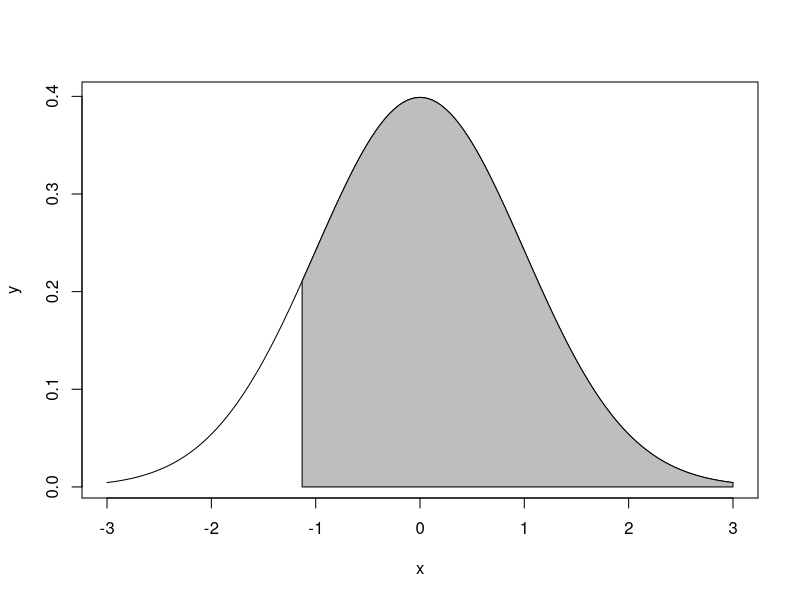
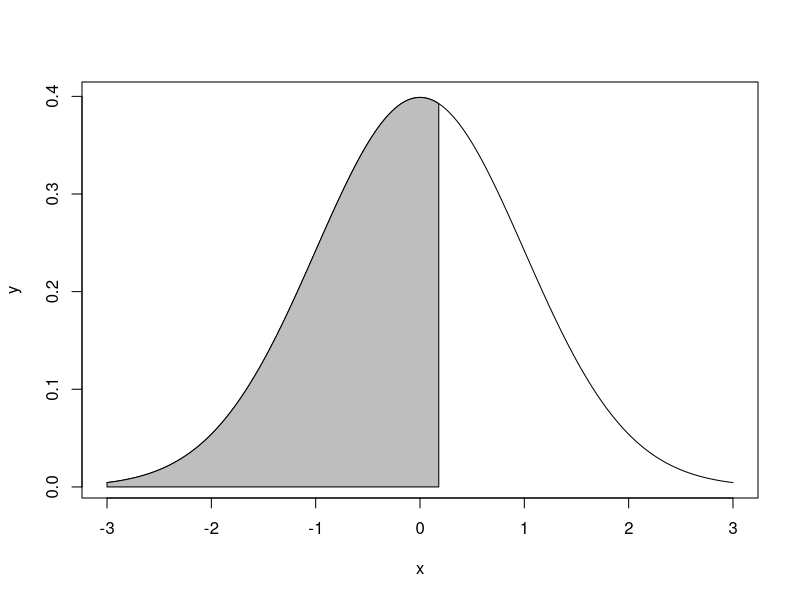
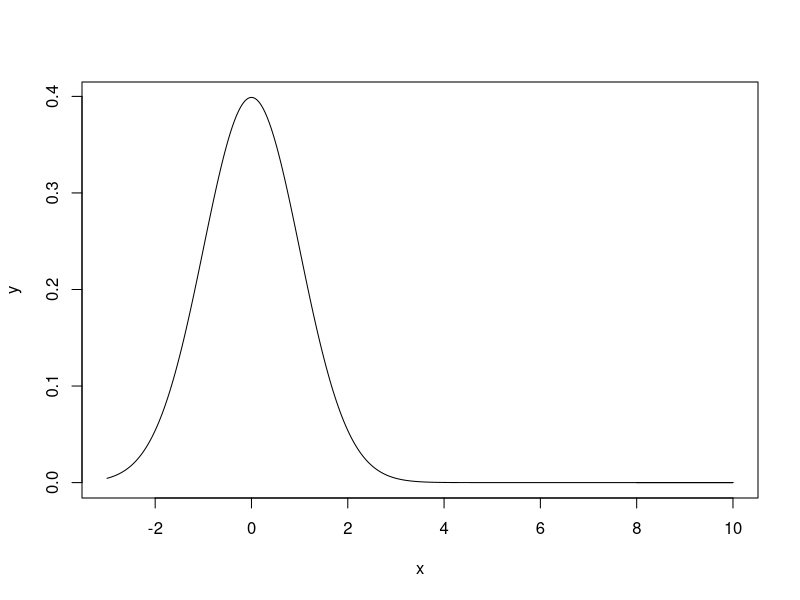
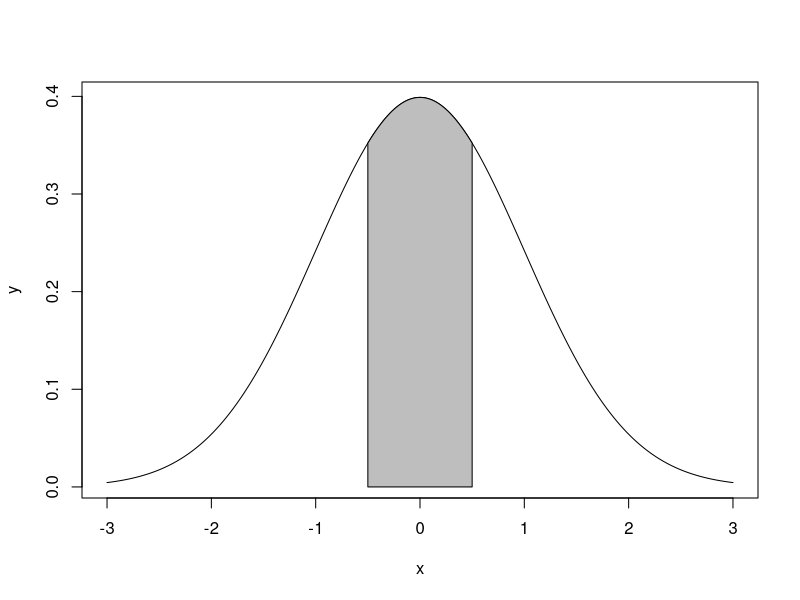
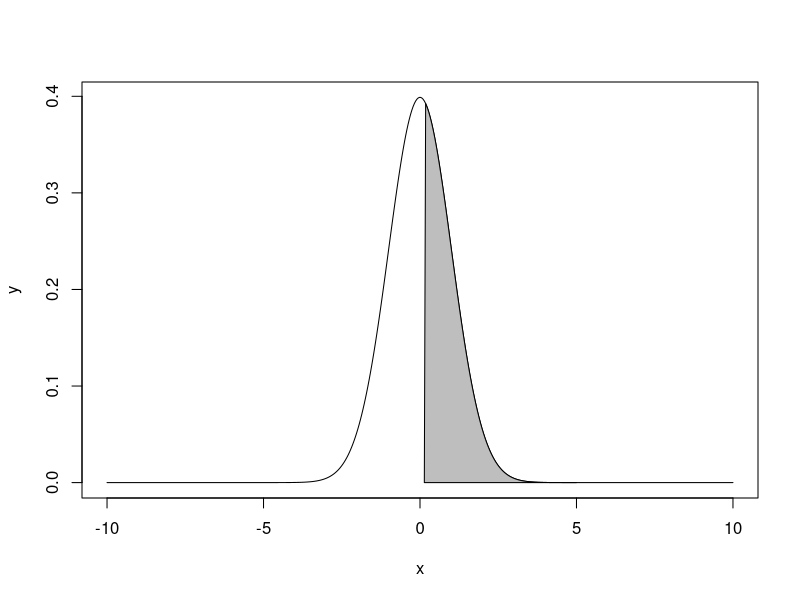
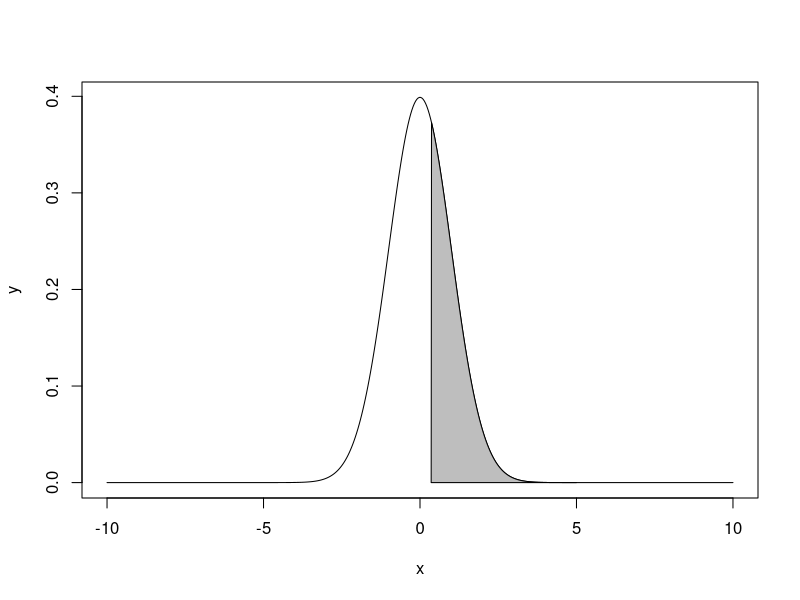

These charts were generated, in order, by the following R code:
## ---- chunk 1
x=seq(-3,3,length=500)
y=dnorm(x,mean=0,sd=1)
plot(x,y,type="l")
x=seq(-1.13,3,length=100)
y=dnorm(x,mean=0,sd=1)
polygon(c(-1.13,x,3),c(0,y,0),col="grey")
## ---- chunk 2
1-pnorm(-1.13)
## ---- chunk 3
x=seq(-3,3,length=500)
y=dnorm(x,mean=0,sd=1)
plot(x,y,type="l")
x=seq(-3,0.18,length=100)
y=dnorm(x,mean=0,sd=1)
polygon(c(-3,x,.18),c(0,y,0),col="grey")
## ---- chunk 4
pnorm(0.18)
## ---- chunk 5
x=seq(-3,10,length=500)
y=dnorm(x,mean=0,sd=1)
plot(x,y,type="l")
x=seq(8,10,length=100)
y=dnorm(x,mean=0,sd=1)
polygon(c(8,x,10),c(0,y,0),col="grey")
## ---- chunk 6
pnorm(8)
## ---- chunk 7
x=seq(-3,3,length=500)
y=dnorm(x,mean=0,sd=1)
plot(x,y,type="l")
x=seq(-0.5, 0.5, length=100)
y=dnorm(x,mean=0,sd=1)
polygon(c(-.5,x,.5),c(0,y,0),col="grey")
## ---- chunk 8
pnorm(.5)
## ---- chunk 9
(4948-4313)/583
## ---- chunk 10
(5513-5216)/807
## ---- chunk 11
1- pnorm(1.089194) 
## ---- chunk 12
x=seq(-10,10,length=500)
y=dnorm(x,mean=0,sd=1)
plot(x,y,type="l")
x=seq(0.18,5,length=100)
y=dnorm(x,mean=0,sd=1)
polygon(c(0.1380342,x,Inf),c(0,y,0),col="grey")
## ---- chunk 13
1- pnorm(0.3680297) 
## ---- chunk 14
x=seq(-10,10,length=500)
y=dnorm(x,mean=0,sd=1)
plot(x,y,type="l")
x=seq(0.3680297,5,length=100)
y=dnorm(x,mean=0,sd=1)
polygon(c(0.3564255,x,Inf),c(0,y,0),col="grey")
## ---- chunk 15
femaleheight <- c(54,55,56,56,57,58,58,59,60,60,60,61,61,62,62,63,63,63,64,65,65,67,67,69,73)
femaleheight
## ---- chunk 16
fhMean <- mean(femaleheight)
fhSd <- sd(femaleheight)
## ---- chunk 17
x1 <- fhMean - fhSd
x2 <- fhMean + fhSd
v1 <- pnorm(x2,fhMean,fhSd) - pnorm(x1,fhMean,fhSd)
v1
## ---- chunk 18
x1 <- fhMean - 2*fhSd
x2 <- fhMean + 2*fhSd
v1 <- pnorm(x2,fhMean,fhSd) - pnorm(x1,fhMean,fhSd)
v1
## ---- chunk 19
x1 <- fhMean - 3*fhSd
x2 <- fhMean + 3*fhSd
v1 <- pnorm(x2,fhMean,fhSd) - pnorm(x1,fhMean,fhSd)
v1
## ---- chunk 20
n = 10
p= 0.02
q = 0.98
prb = (q^(n-1)*p)
prb
## ---- chunk 21
n = 100
p= 0.02
q = 0.98
prb = (q^(n))
prb
## ---- chunk 22
dbinom(2,3,0.51)
## ---- chunk 23
dbinom(3,8,0.51)
## ---- chunk 24
n = 10
k = 3
p= 0.15
q = 0.85
prb = (factorial(n-1)/(factorial(k-1)*factorial(n-k))*p^k*q^(n-k))
prb
